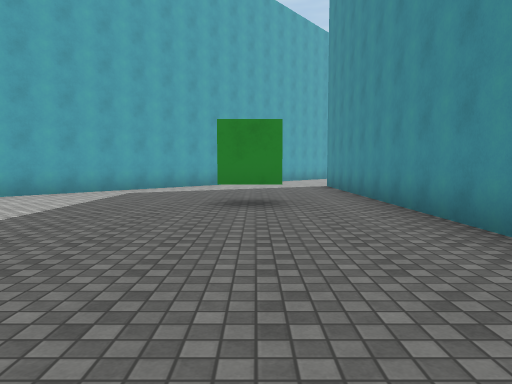
view 1 (above)

24 first-person views from a walk through a 3-D level made in the Unity game engine. The camera is 1.3 m above the floor, tilts 4° down and sees 70° across. The floor is counted in squares, 2 m on a side. Each view is taken from the middle of a square. On the plan, view 1 faces up. The plan holds only what a view shows up to about 11 squares ahead; the rest is blank. The place goes on beyond the plan. Surface patterns are stand-ins for the level's own textures.

view 2
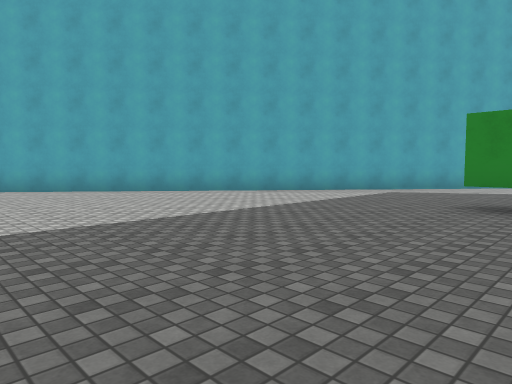

view 3
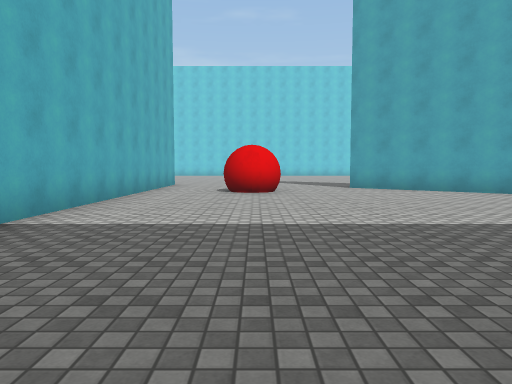

view 4
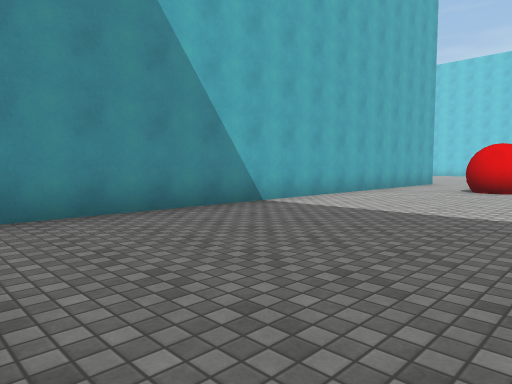

view 5
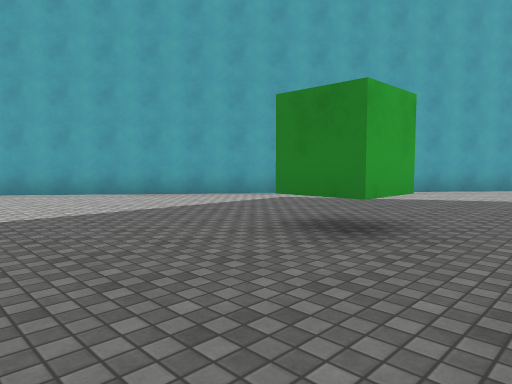

view 6
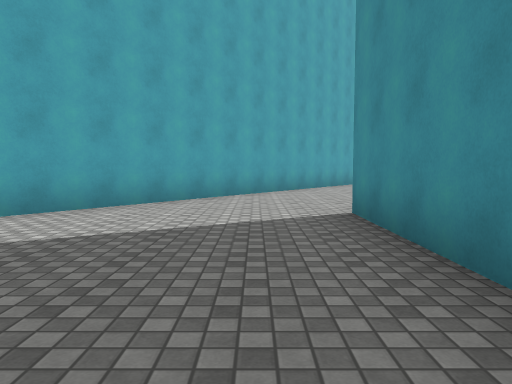

view 7
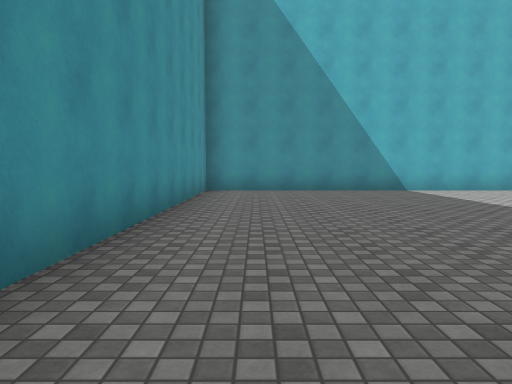

view 8
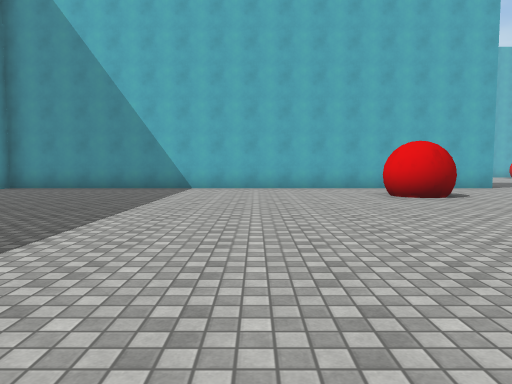

view 9
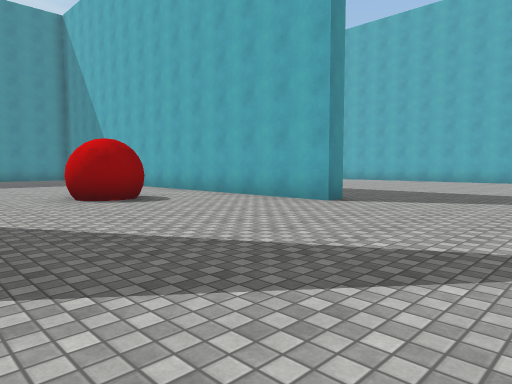

view 10
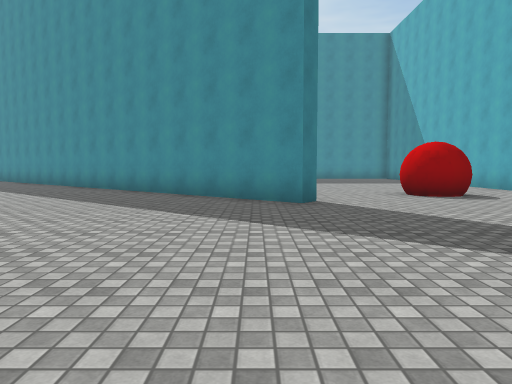

view 11
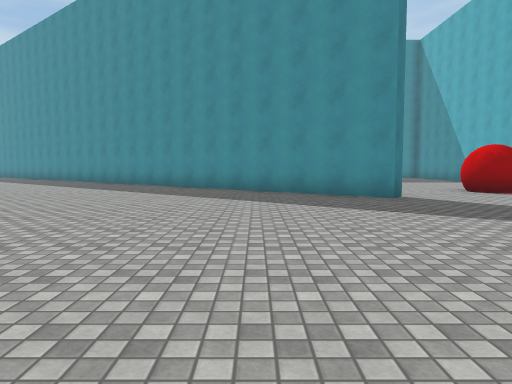

view 12
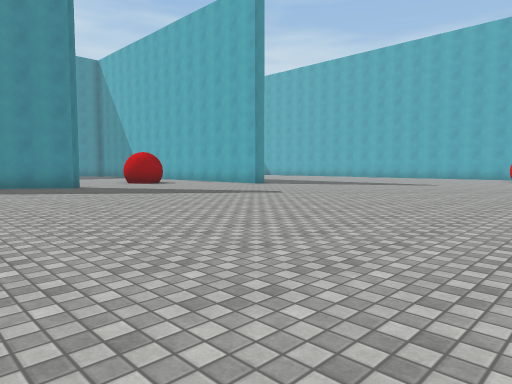

view 13
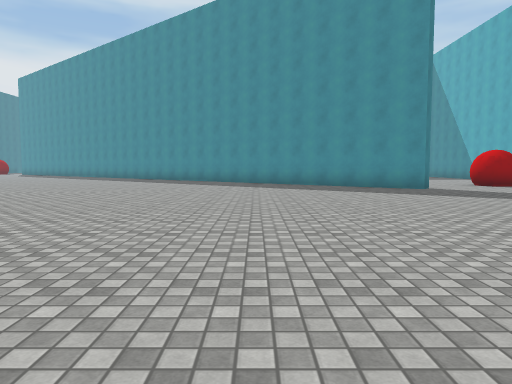

view 14
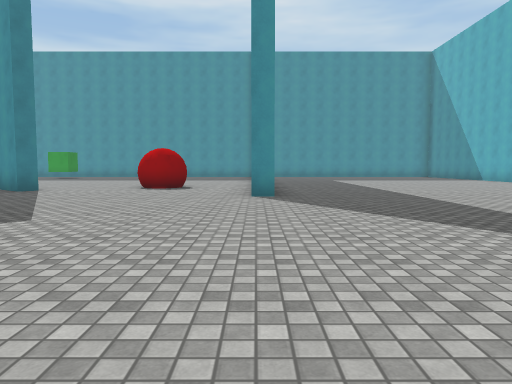

view 15
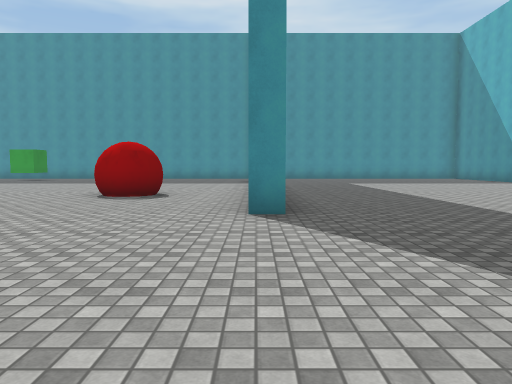

view 16
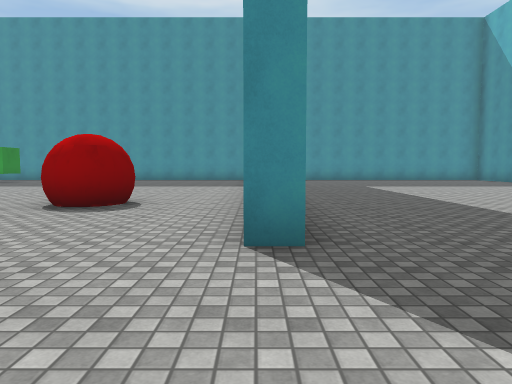

view 17
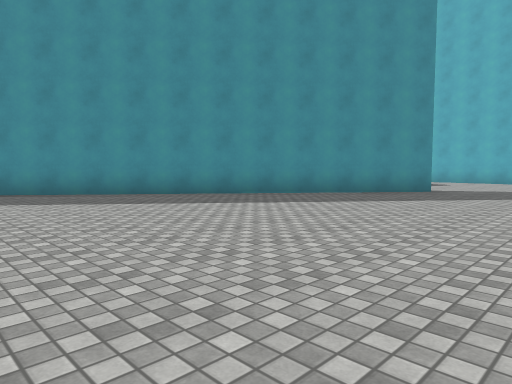

view 18
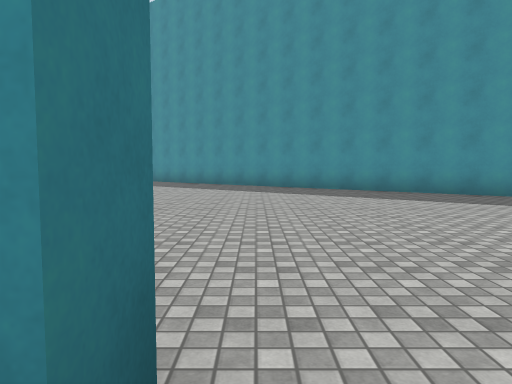

view 19
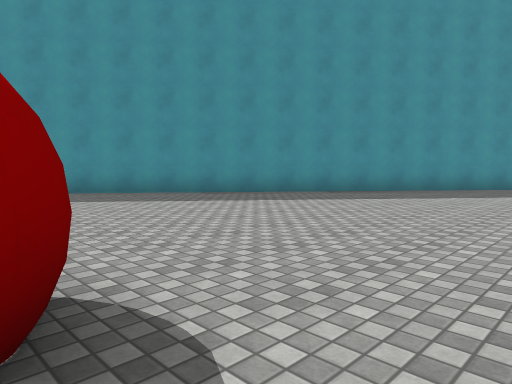

view 20
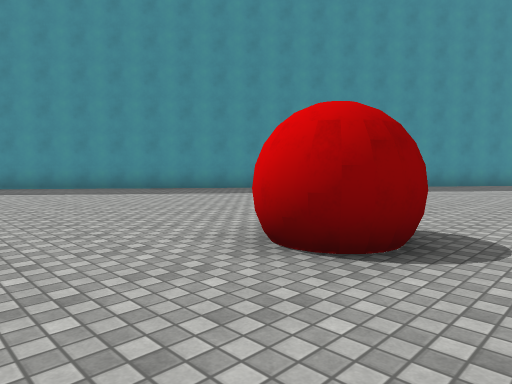

view 21
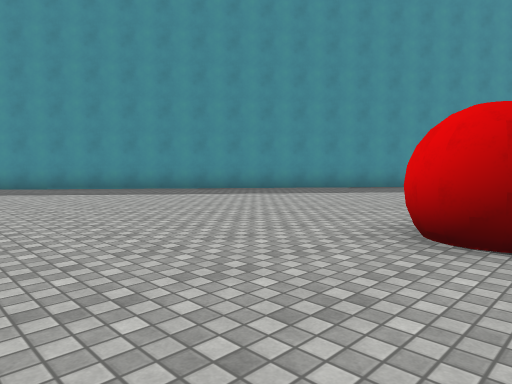

view 22
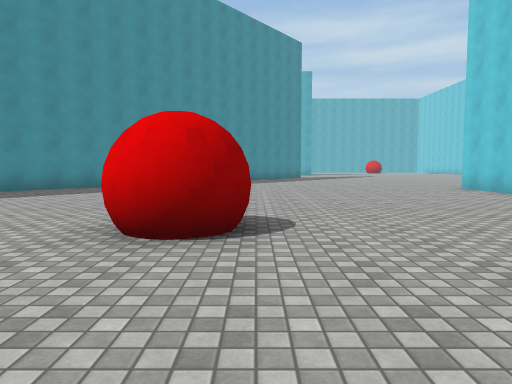

view 23
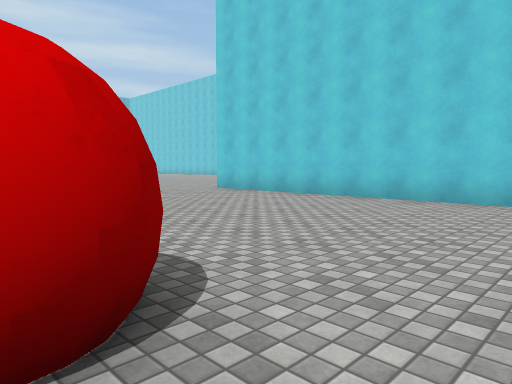

view 24
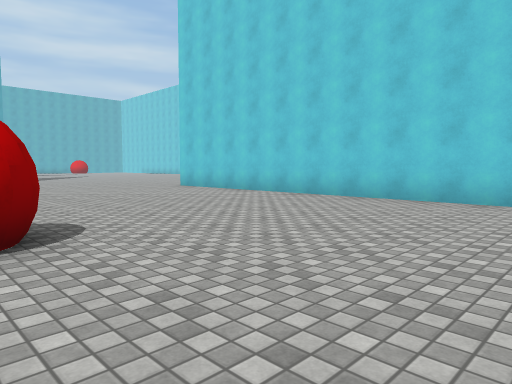

### Floor plan
Points are (right, up) in squares from view 1. A wall is a line through its corners. A room is listed if a view was taken in it or the views show most of it. See-through windows are left out.
Room 1 (views 1, 2, 3, 4, 5, 6, 7, 8)
walls: (-7.6, -3.9) (2.4, -3.9) (2.4, 12.1); (2.8, 18.1) (-10.2, 1.9)
ways out: opening at (-9.5, 0.5) to room 2; opening at (-8.5, -2.5) to room 2
objects: green cube (0, 6) to (0, 7)
Room 2 (views 9, 10, 11, 12, 13, 14, 15, 16, 17, 18, 19, 20, 21, 22, 23, 24)
walls: (-10.2, 1.9) (-10.6, 2.2) (3.5, 19.9); (-12.1, -4.5) (-12.1, -3.9) (-7.6, -3.9); (-14.1, 21.9) (-14.1, 12.3) (-14.6, 12.3)
ways out: opening at (-9.5, 0.5) to room 1; opening at (-8.5, -2.5) to room 1

Where each view was taken, in squares from view 1:
view 1: 0 up, 0 right, facing up
view 2: 0 up, 1 right, facing up-left
view 3: 1 down, 1 right, facing left
view 4: 1 up, 2 right, facing down-left
view 5: 3 up, 2 right, facing up-left
view 6: 7 up, 1 right, facing up
view 7: 6 up, 1 right, facing down
view 8: 7 up, 5 left, facing down
view 9: 2 up, 16 left, facing down-right
view 10: 3 up, 17 left, facing right
view 11: 5 up, 18 left, facing right
view 12: 6 up, 22 left, facing down-right
view 13: 7 up, 21 left, facing right
view 14: 4 down, 20 left, facing right
view 15: 4 down, 17 left, facing right
view 16: 4 down, 15 left, facing right
view 17: 12 up, 14 left, facing down-right
view 18: 12 up, 15 left, facing right
view 19: 19 up, 9 left, facing down-right
view 20: 22 up, 9 left, facing down-right
view 21: 23 up, 8 left, facing down-right
view 22: 23 up, 8 left, facing down
view 23: 21 up, 7 left, facing down-left
view 24: 23 up, 7 left, facing down-left
